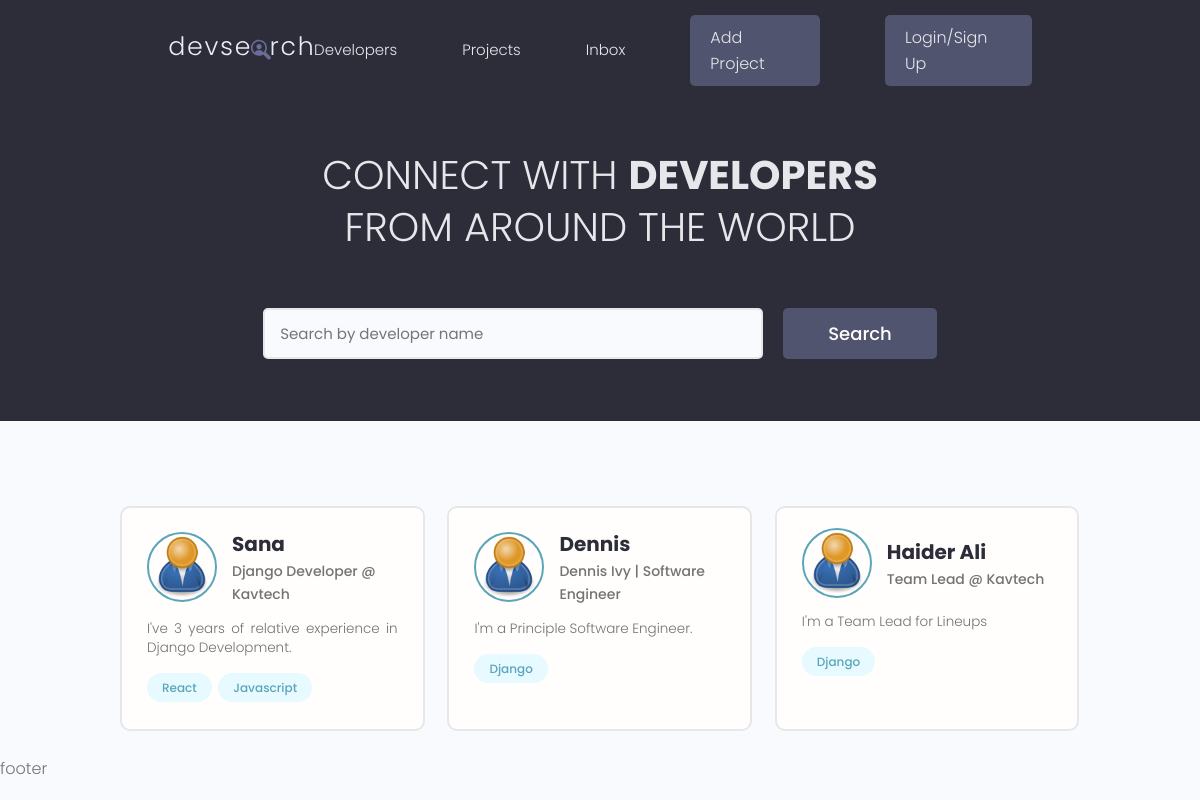
Before: / with the older database file.
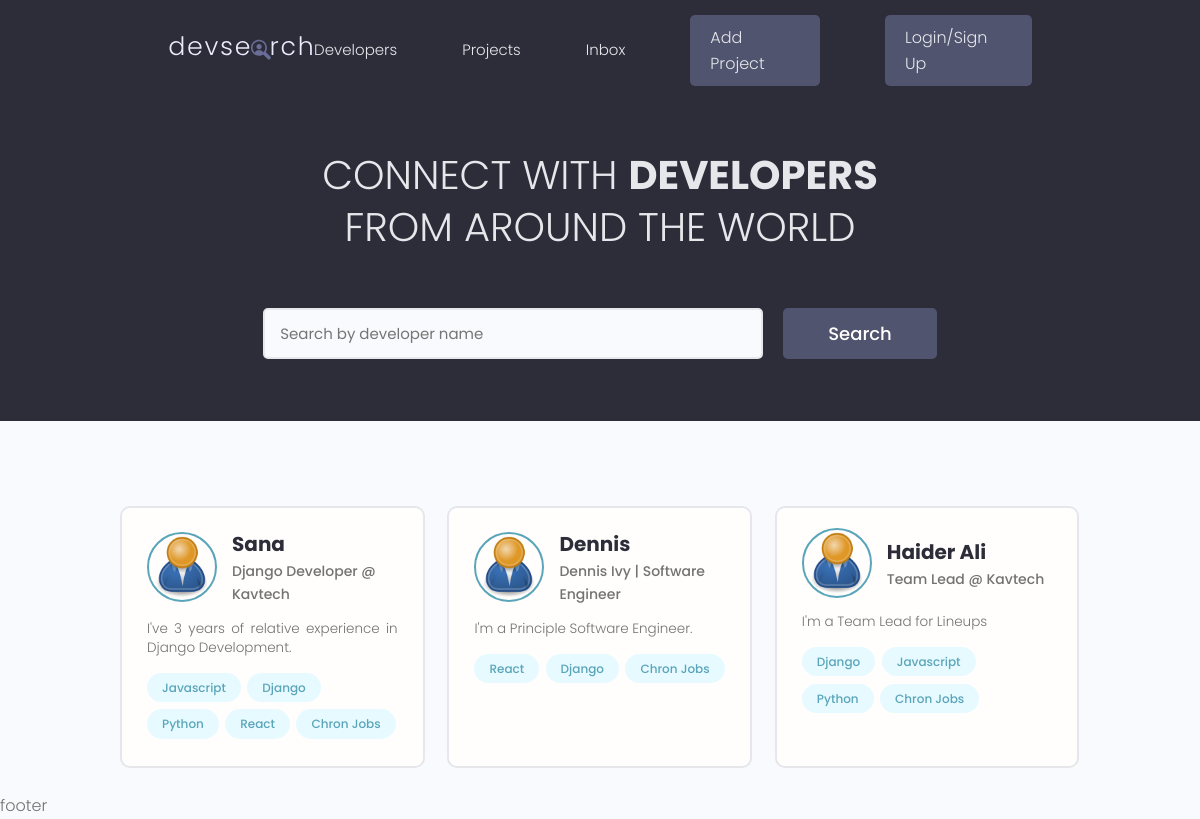
After: the same page with the newer database file.
### users/models.py (models this page shows, shortened)
class Profiles(models.Model):
    user = models.OneToOneField(User, on_delete=models.CASCADE, null=True, blank=True)
    username = models.CharField(max_length=200, null=True, blank=True)
    location = models.CharField(max_length=200, null=True, blank=True)
    name = models.CharField(max_length=200, blank=True, null=True)
    email = models.EmailField(max_length=500, blank=True, null=True)
    short_intro = models.CharField(max_length=200, blank=True, null=True)
    bio = models.TextField(max_length=200, null=True)
    profile_image = models.ImageField(blank=True, null=True, upload_to='profiles/', default='profiles/user-default.png')
    social_github = models.CharField(max_length=200, blank=True, null=True)
    social_twitter = models.CharField(max_length=200, blank=True, null=True)
    social_linkdin = models.CharField(max_length=200, blank=True, null=True)
    social_youtube = models.CharField(max_length=200, blank=True, null=True)
    social_website = models.CharField(max_length=200, blank=True, null=True)
    created = models.DateTimeField(auto_now_add=True)
    id = models.UUIDField(default=uuid.uuid4, unique=True, primary_key=True, editable=False)

class Skill(models.Model):
    owner = models.ForeignKey(Profiles, on_delete=models.CASCADE, null=True, blank=True)
    name = models.CharField(max_length=200, null=True, blank=True)
    description = models.TextField(null=True, blank=True)
    created = models.DateTimeField(auto_now_add=True)
    id = models.UUIDField(default=uuid.uuid4, unique=True, primary_key=True, editable=False)
    def __str__(self):
        return str(self.name)

### users/views.py (the view)
# urls.py: path('', views.profiles, name='profiles'),
def profiles(request):
    profiles = Profiles.objects.all()
    context = {'profiles': profiles}
    return render(request, "users/profiles.html", context)

### users/templates/users/profiles.html (shortened to what this page needs)
{% extends 'main.html' %}
{% block content %}
<main class="home">
    <section class="hero-section text-center">
        <div class="container container--narrow">
            <div class="hero-section__box">
                <h2>CONNECT WITH <span>DEVELOPERS</span></h2>
                <h2>FROM AROUND THE WORLD</h2>
            </div>
            <div class="hero-section__search">
                <form id="searchForm" class="form" action="{% url 'profiles' %}" method="get">
                    <div class="form__field">
                        <input class="input input--text" id="formInput#search" type="text" name="search_query"
                            value="{{search_query}}" placeholder="Search by developer name" />
                    </div>
                    <input class="btn btn--sub btn--lg" type="submit" value="Search" />
                </form>
            </div>
        </div>
    </section>
    <section class="devlist">
        <div class="container">
            <div class="grid grid--three">
                {% for profile in profiles %}
                <div class="column card">
                    <div class="dev">
                        <a href="{% url 'user-profile' profile.id%}" class="card__body">
                            <div class="dev__profile">
                                <img class="avatar avatar--md" src="{{ profile.profile_image.url }}" alt="image" />
                                <div class="dev__meta">
                                    <h3>{{profile.name}}</h3>
                                    <h5>{{profile.short_intro|slice:"60"}}</h5>
                                </div>
                            </div>
                            <p class="dev__info">{{profile.bio|slice:"150"}}</p>
                            <div class="dev__skills">
                                {% for skill in profile.skill_set.all|slice:"5" %}
                                <span class="tag tag--pill tag--main">
                                    <small>{{skill}}</small>
                                </span>
                                {% endfor %}
                            </div>
                        </a>
                    </div>
                </div>
                {% endfor %}
            </div>
        </div>
    </section>
</main>
{% endblock content %}

### templates/main.html (shortened to what this page needs)
<!DOCTYPE html>
{% load static %}
<html lang="eng">
<head>
    <link rel="stylesheet" href="https://cdn.iconmonstr.com/1.3.0/css/iconmonstr-iconic-font.min.css" />
    <link rel="stylesheet" href="{% static 'uikit/styles/uikit.css' %}" />
    <link rel="stylesheet" href="{% static 'styles/app.css' %}" />
</head>
<body>
    {% include 'navbar.html' %}
    {% block content %}
    {% endblock content %}
    <p>footer</p>
</body>
</html>

### templates/navbar.html (shortened to what this page needs)
{% load static %}
{% block content %}
  <header class="header">
    <div class="container container--narrow">
      <a href="{% url 'projects' %}" class="header__logo">
        <img src="{% static 'images/logo.svg' %}" alt="DevSearch Logo" />
      </a>
      <nav class="header__nav">
        <ul class="header__menu">
          <li class="header__menuItem"><a href="{% url 'profiles' %}">Developers</a></li>
          <li class="header__menuItem"><a href="{% url 'projects' %}">Projects</a></li>
          <li class="header__menuItem"><a href="">Inbox</a></li>
          <li class="header__menuItem"><a href="{% url 'create-project' %}" class="btn btn--sub">Add Project</a></li>
          <li class="header__menuItem"><a href="" class="btn btn--sub">Login/Sign Up</a></li>
        </ul>
      </nav>
    </div>
  </header>
{% endblock %}

### static/styles/app.css (style rules this page uses)
:root { --color-sub: #2d2d39; }
.btn--sub { background-color: var(--color-sub-light); }
.card { border: 2px solid var(--color-light); }
img { width: 100%; }
.header { position: sticky; z-index: 111; background-color: var(--color-sub); padding: 1.5rem 0; }
.header > .container { display: flex; justify-content: space-between; align-items: center; }
.header__logo > img { height: 3.8rem; }
.header__nav > ul { display: inline-flex; align-items: center; list-style: none; gap: 6.5rem; }
.header__menuItem > a { color: var(--color-light); font-weight: 300; }
.hero-section { height: 40vh; display: flex; align-items: center; background-color: var(--color-sub); }
.hero-section__box { margin-bottom: 4rem; }
.hero-section__box > h2, .hero-section__box > h2 > span { font-size: 4rem; color: var(--color-light); line-height: 1.3; text-transform: uppercase; }
.hero-section__box > h2 { font-weight: 300; }
.hero-section__box > h2 > span { font-weight: 700; }
.hero-section__search > .form { display: flex; align-items: center; justify-content: center; gap: 2rem; }
.hero-section__search > .form input.input--text { width: 50rem; }
.devlist { margin-top: 8rem; }
.devlist .grid { align-items: stretch; }
.devlist .dev .dev__profile { display: flex; align-items: center; gap: 1.5rem; }
.devlist .dev .dev__meta h3 { color: var(--color-sub); font-size: 2rem; font-weight: 700; }
.devlist .dev .dev__meta h5 { color: var(--color-text); font-size: 1.4rem; font-weight: 500; }
.devlist .dev .dev__info { margin: 1.5rem 0; font-size: 1.35rem; line-height: 1.4; text-align: justify; }

### static/uikit/styles/modules/_variables.css (style rules this page uses)
:root { --color-main: #5aa5b9; --color-main-light: #e6faff; --color-sub: #3f4156; --color-sub-light: #51546e; --color-sub-lighter: #ededfd; --color-text: #737373; --color-gray: #8b8b8b; --color-light: #e5e7eb; --color-light-gray: #767676; --color-bg: #f8fafd; --color-white: #fffefd; --color-white-light: #f3f3f3; --color-success: #359e64; --color-success-bg: #def8e8; --color-error: #fc4b0b; --color-error-bg: #fff2ee; --font-base: 'Poppins', arial, helvetica, 'Segoe UI', roboto, ubuntu, sans-serif; --font-monospace: 'Fira Code', 'Courier New', courier, monospace; --font-regular: 300; --font-medium: 500; --font-bold: 700; --generic-shadow: 1px 1px 5px #00000010; --generic-transition: all 0.3s ease-in-out; }

### static/uikit/styles/modules/_base.css (style rules this page uses)
* { margin: 0; padding: 0; box-sizing: border-box; text-rendering: optimizeLegibility; color: inherit; font-size: inherit; }
html { font-size: 50%; }
@media only screen and (min-width: 480px) { html { font-size: 56.25%; } }
@media only screen and (min-width: 1200px) { html { font-size: 62.5%; } }
body { line-height: 1.6; font-weight: 400; font-size: 1.5rem; color: var(--color-text); background-color: var(--color-bg); min-height: 100vh; }

### static/uikit/styles/modules/_typography.css (style rules this page uses)
* { font-family: var(--font-base); }
h2 { font-size: 3.6rem; font-weight: var(--font-bold); }
h3 { font-size: 3.2rem; font-weight: var(--font-medium); }
h5 { font-size: 2.4rem; font-weight: var(--font-medium); }
h5, h6 { font-weight: var(--font-regular); }
p, span, strong { font-size: 1.6rem; color: var(--color-text); font-weight: var(--font-regular); }
a { padding-bottom: 2px; text-decoration: none; display: inline-block; color: var(--color-main); font-weight: var(--font-medium); }

### static/uikit/styles/modules/_utilities.css (style rules this page uses)
.container { width: 92%; max-width: 165rem; margin: 0 auto; box-sizing: border-box; }
.container--narrow { width: 92%; max-width: 120rem; }
@media screen and (min-width: 1000px) { .container { width: 90%; } }
@media screen and (min-width: 1000px) { .container--narrow { width: 85%; } }
@media screen and (min-width: 1200px) { .container { width: 80%; } }
@media screen and (min-width: 1200px) { .container--narrow { width: 72%; } }
.text-center { text-align: center; }

### static/uikit/styles/modules/_avatar.css (style rules this page uses)
.avatar { border-radius: 50%; border: 2px solid var(--color-main); object-fit: cover; }
.avatar--md { height: 7rem; width: 7rem; }

### static/uikit/styles/modules/_button.css (style rules this page uses)
.btn { display: inline-block; position: relative; cursor: pointer; background-color: var(--color-light); font-weight: var(--font-medium); color: var(--color-sub); text-decoration: none; padding: 1rem 2rem; border-radius: 0.5rem; border: none; width: -webkit-fit-content; width: -moz-fit-content; width: fit-content; height: -webkit-fit-content; height: -moz-fit-content; height: fit-content; font-size: 1.6rem; outline-width: 0; outline-color: transparent; -webkit-backface-visibility: hidden; backface-visibility: hidden; transition: all 0.3s ease-in-out; }
.btn--sub { background-color: var(--color-sub); color: var(--color-white); }
.btn--lg { font-size: 1.8rem; padding: 1.2rem 4.5rem; }

Changed rows visible on the page:
changed Profiles "Sana": loses Skill (name "React")
added Skill: name "Django", shown under Profiles "Sana"
added Skill: name "Python", shown under Profiles "Sana"
added Skill: name "React", shown under Profiles "Sana"
added Skill: name "Chron Jobs", shown under Profiles "Sana"
changed Profiles "Dennis": gains Skill (name "React")
added Skill: name "Chron Jobs", shown under Profiles "Dennis"
added Skill: name "Javascript", shown under Profiles "Haider Ali"
added Skill: name "Python", shown under Profiles "Haider Ali"
added Skill: name "Chron Jobs", shown under Profiles "Haider Ali"
